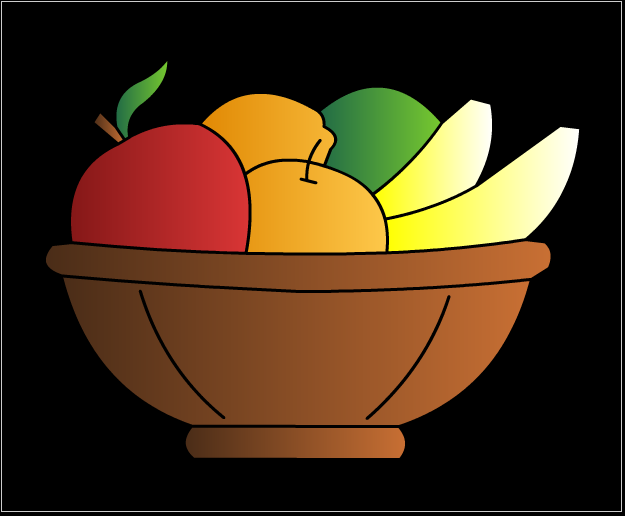
//> input picture fruits.png, 625 x 516 px
$ ./readim   (built with g++ and OpenCV 4)
//> lines starting //> are read from the running program, lines starting //| are printed output that depends on the picture; after the words box and inside, x2 and y2 are one past the last pixel; in counts of white or black regions, pixels touching at a corner belong together
#include"opencv2/highgui/highgui.hpp"
#include"opencv2/core/core.hpp"
#include"opencv2/imgproc/imgproc.hpp"
#include<iostream>
using namespace cv;
using namespace std;
int main()

{
Mat a=imread("fruits.png",1);
//> a is the input picture: 516 rows x 625 cols, CV_8UC3; mean B, G, R 23.9, 48.6, 71.6
imshow("IMG",a);
waitKey(2000); //0 for infinite

Mat b(a.rows,a.cols,CV_8UC1,Scalar(255));

int i,j;
	for(i=0;i<a.rows;i++)
	{
		for(j=0;j<a.cols;j++)
		{
				b.at<uchar>(i,j)=(a.at<Vec3b>(i,j)[0]+a.at<Vec3b>(i,j)[1]+a.at<Vec3b>(i,j)[2])/3;
	    }
	}
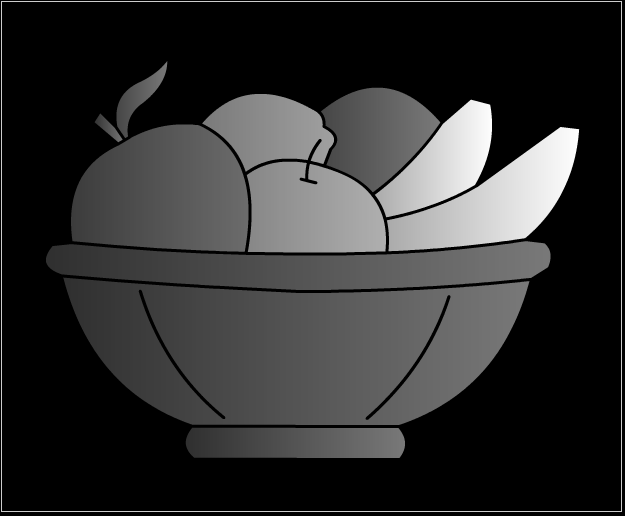
//> b: 516 rows x 625 cols, CV_8UC1; min 0, max 254, mean 47.9
imshow("IMG",b);
waitKey(2000);

Mat c(a.rows,a.cols,CV_8UC1,Scalar(255));
	for(i=0;i<a.rows;i++)
	{
		for(j=0;j<a.cols;j++)
		{
				c.at<uchar>(i,j)=0.299*a.at<Vec3b>(i,j)[2]+0.587*a.at<Vec3b>(i,j)[1]+0.11*a.at<Vec3b>(i,j)[0];
	    }
	}
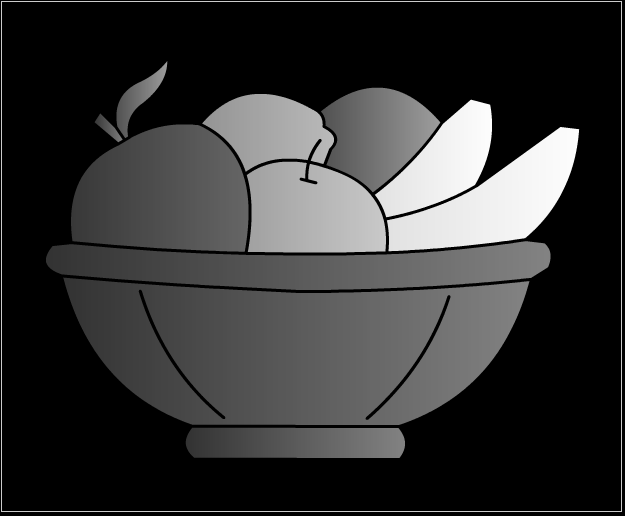
//> c: 516 rows x 625 cols, CV_8UC1; min 0, max 253, mean 52.4
imshow("IMG",c);
waitKey(2000);

Mat d(a.rows,a.cols,CV_8UC1,Scalar(255));
	for(i=0;i<a.rows;i++)
	{
		for(j=0;j<a.cols;j++)
		{
			if(c.at<uchar>(i,j)<50)
				d.at<uchar>(i,j)=0;
			else
				d.at<uchar>(i,j)=255;
	    }
	}
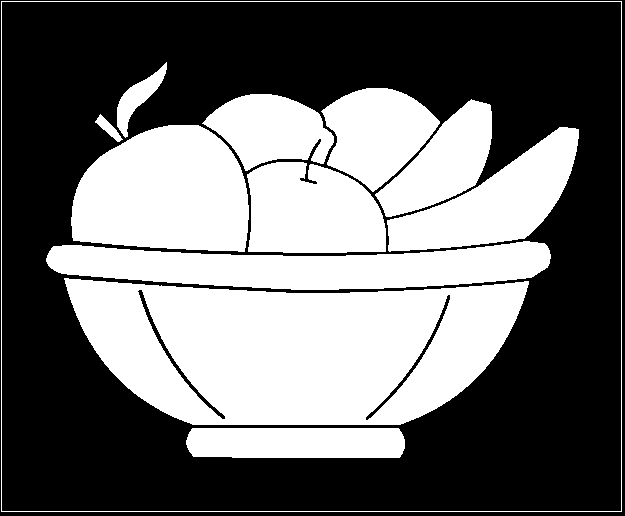
//> d: 516 rows x 625 cols, CV_8UC1; 42.9% white; 12 white regions, largest, box (x1, y1, x2, y2) and area: (64, 278, 529, 425) 50801, (71, 125, 249, 252) 18185, (46, 241, 551, 290) 16377
imshow("IMG",d);
waitKey(2000);
}
